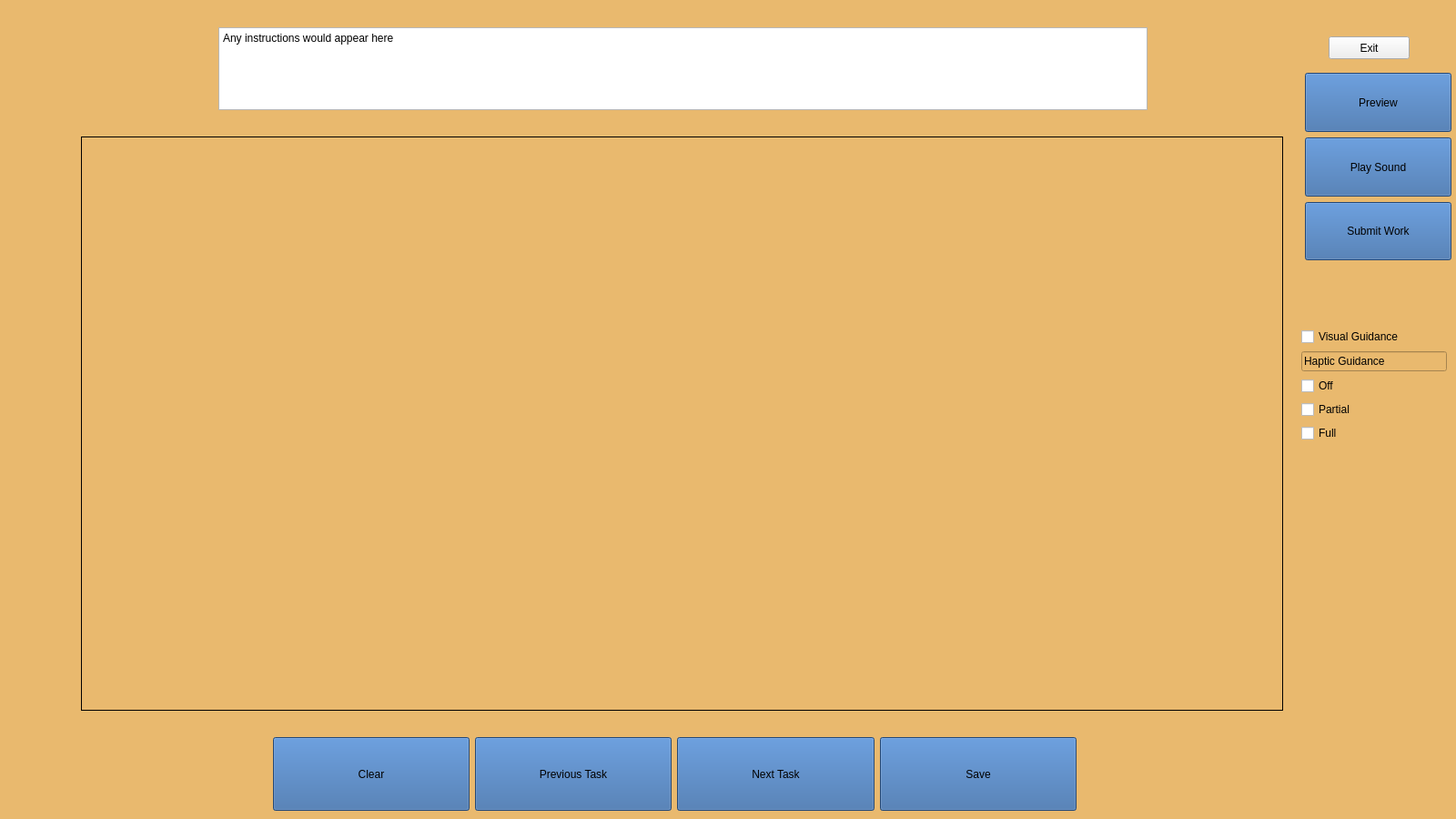
<?xml version="1.0" encoding="UTF-8"?>
<ui version="4.0">
 <class>MainWindow</class>
 <widget class="QMainWindow" name="MainWindow">
  <property name="geometry">
   <rect>
    <x>0</x>
    <y>0</y>
    <width>1600</width>
    <height>900</height>
   </rect>
  </property>
  <property name="sizePolicy">
   <sizepolicy hsizetype="Fixed" vsizetype="Fixed">
    <horstretch>0</horstretch>
    <verstretch>0</verstretch>
   </sizepolicy>
  </property>
  <property name="cursor">
   <cursorShape>ArrowCursor</cursorShape>
  </property>
  <property name="windowTitle">
   <string>MainWindow</string>
  </property>
  <property name="styleSheet">
   <string notr="true">#centralwidget {

background:rgb(233, 185, 110);}</string>
  </property>
  <property name="dockOptions">
   <set>QMainWindow::AllowTabbedDocks|QMainWindow::AnimatedDocks</set>
  </property>
  <widget class="QWidget" name="centralwidget">
   <widget class="QPlainTextEdit" name="InstructionsTxtBox">
    <property name="geometry">
     <rect>
      <x>240</x>
      <y>30</y>
      <width>1021</width>
      <height>91</height>
     </rect>
    </property>
    <property name="readOnly">
     <bool>true</bool>
    </property>
    <property name="plainText">
     <string>Any instructions would appear here
</string>
    </property>
   </widget>
   <widget class="QWidget" name="verticalLayoutWidget_2">
    <property name="geometry">
     <rect>
      <x>1434</x>
      <y>80</y>
      <width>161</width>
      <height>271</height>
     </rect>
    </property>
    <layout class="QVBoxLayout" name="verticalLayout_2">
     <item>
      <widget class="QPushButton" name="Preview">
       <property name="sizePolicy">
        <sizepolicy hsizetype="Minimum" vsizetype="Expanding">
         <horstretch>0</horstretch>
         <verstretch>0</verstretch>
        </sizepolicy>
       </property>
       <property name="styleSheet">
        <string notr="true">#Preview {
background:rgb(52, 101, 164);

}

#Preview:hover{
background:rgb(114, 159, 207);
}</string>
       </property>
       <property name="text">
        <string>Preview</string>
       </property>
      </widget>
     </item>
     <item>
      <widget class="QPushButton" name="PlaySound">
       <property name="sizePolicy">
        <sizepolicy hsizetype="Minimum" vsizetype="Expanding">
         <horstretch>0</horstretch>
         <verstretch>0</verstretch>
        </sizepolicy>
       </property>
       <property name="styleSheet">
        <string notr="true">#PlaySound {
background:rgb(52, 101, 164);

}

#PlaySound:hover{
background:rgb(114, 159, 207);
}</string>
       </property>
       <property name="text">
        <string>Play Sound</string>
       </property>
      </widget>
     </item>
     <item>
      <widget class="QPushButton" name="SubmitWorkBtn">
       <property name="enabled">
        <bool>true</bool>
       </property>
       <property name="sizePolicy">
        <sizepolicy hsizetype="Expanding" vsizetype="Expanding">
         <horstretch>0</horstretch>
         <verstretch>0</verstretch>
        </sizepolicy>
       </property>
       <property name="minimumSize">
        <size>
         <width>96</width>
         <height>0</height>
        </size>
       </property>
       <property name="styleSheet">
        <string notr="true">#SubmitWorkBtn {
background:rgb(52, 101, 164);

}

#SubmitWorkBtn:hover{
background:rgb(114, 159, 207);
}</string>
       </property>
       <property name="text">
        <string>Submit Work</string>
       </property>
      </widget>
     </item>
     <item>
      <spacer name="verticalSpacer">
       <property name="orientation">
        <enum>Qt::Vertical</enum>
       </property>
       <property name="sizeHint" stdset="0">
        <size>
         <width>20</width>
         <height>40</height>
        </size>
       </property>
      </spacer>
     </item>
    </layout>
   </widget>
   <widget class="QFrame" name="frame">
    <property name="geometry">
     <rect>
      <x>89</x>
      <y>150</y>
      <width>1321</width>
      <height>631</height>
     </rect>
    </property>
    <property name="styleSheet">
     <string notr="true">QFrame{
border-style: solid;
border-width: 1px;
}</string>
    </property>
    <property name="frameShape">
     <enum>QFrame::StyledPanel</enum>
    </property>
    <property name="frameShadow">
     <enum>QFrame::Raised</enum>
    </property>
    <widget class="QStackedWidget" name="stackedWidget">
     <property name="geometry">
      <rect>
       <x>0</x>
       <y>0</y>
       <width>1321</width>
       <height>631</height>
      </rect>
     </property>
     <property name="cursor">
      <cursorShape>ArrowCursor</cursorShape>
     </property>
     <property name="styleSheet">
      <string notr="true">QStackedWidget{
border-style: solid;
border-width: 1px;
}</string>
     </property>
     <property name="currentIndex">
      <number>0</number>
     </property>
     <widget class="QWidget" name="paint"/>
    </widget>
   </widget>
   <widget class="QWidget" name="verticalLayoutWidget">
    <property name="geometry">
     <rect>
      <x>1430</x>
      <y>360</y>
      <width>160</width>
      <height>421</height>
     </rect>
    </property>
    <layout class="QVBoxLayout" name="verticalLayout">
     <item>
      <widget class="QCheckBox" name="VisGuide">
       <property name="text">
        <string>Visual Guidance</string>
       </property>
      </widget>
     </item>
     <item>
      <widget class="QLineEdit" name="HapG">
       <property name="styleSheet">
        <string notr="true">#HapG {

background:rgb(233, 185, 110);}</string>
       </property>
       <property name="text">
        <string>Haptic Guidance</string>
       </property>
      </widget>
     </item>
     <item>
      <widget class="QCheckBox" name="OffG">
       <property name="text">
        <string>Off</string>
       </property>
       <attribute name="buttonGroup">
        <string notr="true">HapGuide</string>
       </attribute>
      </widget>
     </item>
     <item>
      <widget class="QCheckBox" name="PartialG">
       <property name="text">
        <string>Partial</string>
       </property>
       <attribute name="buttonGroup">
        <string notr="true">HapGuide</string>
       </attribute>
      </widget>
     </item>
     <item>
      <widget class="QCheckBox" name="FullG">
       <property name="text">
        <string>Full</string>
       </property>
       <attribute name="buttonGroup">
        <string notr="true">HapGuide</string>
       </attribute>
      </widget>
     </item>
     <item>
      <spacer name="verticalSpacer_2">
       <property name="orientation">
        <enum>Qt::Vertical</enum>
       </property>
       <property name="sizeHint" stdset="0">
        <size>
         <width>20</width>
         <height>40</height>
        </size>
       </property>
      </spacer>
     </item>
    </layout>
   </widget>
   <widget class="QWidget" name="horizontalLayoutWidget">
    <property name="geometry">
     <rect>
      <x>84</x>
      <y>810</y>
      <width>1321</width>
      <height>81</height>
     </rect>
    </property>
    <layout class="QHBoxLayout" name="horizontalLayout">
     <item>
      <spacer name="horizontalSpacer">
       <property name="orientation">
        <enum>Qt::Horizontal</enum>
       </property>
       <property name="sizeHint" stdset="0">
        <size>
         <width>40</width>
         <height>20</height>
        </size>
       </property>
      </spacer>
     </item>
     <item>
      <widget class="QPushButton" name="ClearBtn">
       <property name="sizePolicy">
        <sizepolicy hsizetype="Expanding" vsizetype="Expanding">
         <horstretch>0</horstretch>
         <verstretch>0</verstretch>
        </sizepolicy>
       </property>
       <property name="styleSheet">
        <string notr="true">#ClearBtn {
background:rgb(52, 101, 164);

}

#ClearBtn:hover{
background:rgb(114, 159, 207);
}</string>
       </property>
       <property name="text">
        <string>Clear</string>
       </property>
      </widget>
     </item>
     <item>
      <widget class="QPushButton" name="PrevTskBtn">
       <property name="sizePolicy">
        <sizepolicy hsizetype="Expanding" vsizetype="Expanding">
         <horstretch>0</horstretch>
         <verstretch>0</verstretch>
        </sizepolicy>
       </property>
       <property name="styleSheet">
        <string notr="true">#PrevTskBtn {
background:rgb(52, 101, 164);

}

#PrevTskBtn:hover{
background:rgb(114, 159, 207);
}</string>
       </property>
       <property name="text">
        <string>Previous Task</string>
       </property>
      </widget>
     </item>
     <item>
      <widget class="QPushButton" name="NextTaskBtn">
       <property name="sizePolicy">
        <sizepolicy hsizetype="Expanding" vsizetype="Expanding">
         <horstretch>0</horstretch>
         <verstretch>0</verstretch>
        </sizepolicy>
       </property>
       <property name="styleSheet">
        <string notr="true">#NextTaskBtn {
background:rgb(52, 101, 164);

}

#NextTaskBtn:hover{
background:rgb(114, 159, 207);
}</string>
       </property>
       <property name="text">
        <string>Next Task</string>
       </property>
      </widget>
     </item>
     <item>
      <widget class="QPushButton" name="SaveTskBtn">
       <property name="sizePolicy">
        <sizepolicy hsizetype="Expanding" vsizetype="Expanding">
         <horstretch>0</horstretch>
         <verstretch>0</verstretch>
        </sizepolicy>
       </property>
       <property name="styleSheet">
        <string notr="true">#SaveTskBtn {
background:rgb(52, 101, 164);

}

#SaveTskBtn:hover{
background:rgb(114, 159, 207);
}</string>
       </property>
       <property name="text">
        <string>Save</string>
       </property>
      </widget>
     </item>
     <item>
      <spacer name="horizontalSpacer_2">
       <property name="orientation">
        <enum>Qt::Horizontal</enum>
       </property>
       <property name="sizeHint" stdset="0">
        <size>
         <width>40</width>
         <height>20</height>
        </size>
       </property>
      </spacer>
     </item>
     <item>
      <widget class="Line" name="line">
       <property name="orientation">
        <enum>Qt::Horizontal</enum>
       </property>
      </widget>
     </item>
    </layout>
   </widget>
   <widget class="QPushButton" name="exitBtn">
    <property name="geometry">
     <rect>
      <x>1460</x>
      <y>40</y>
      <width>89</width>
      <height>25</height>
     </rect>
    </property>
    <property name="text">
     <string>Exit</string>
    </property>
   </widget>
  </widget>
 </widget>
 <resources/>
 <connections/>
 <buttongroups>
  <buttongroup name="HapGuide"/>
 </buttongroups>
</ui>
